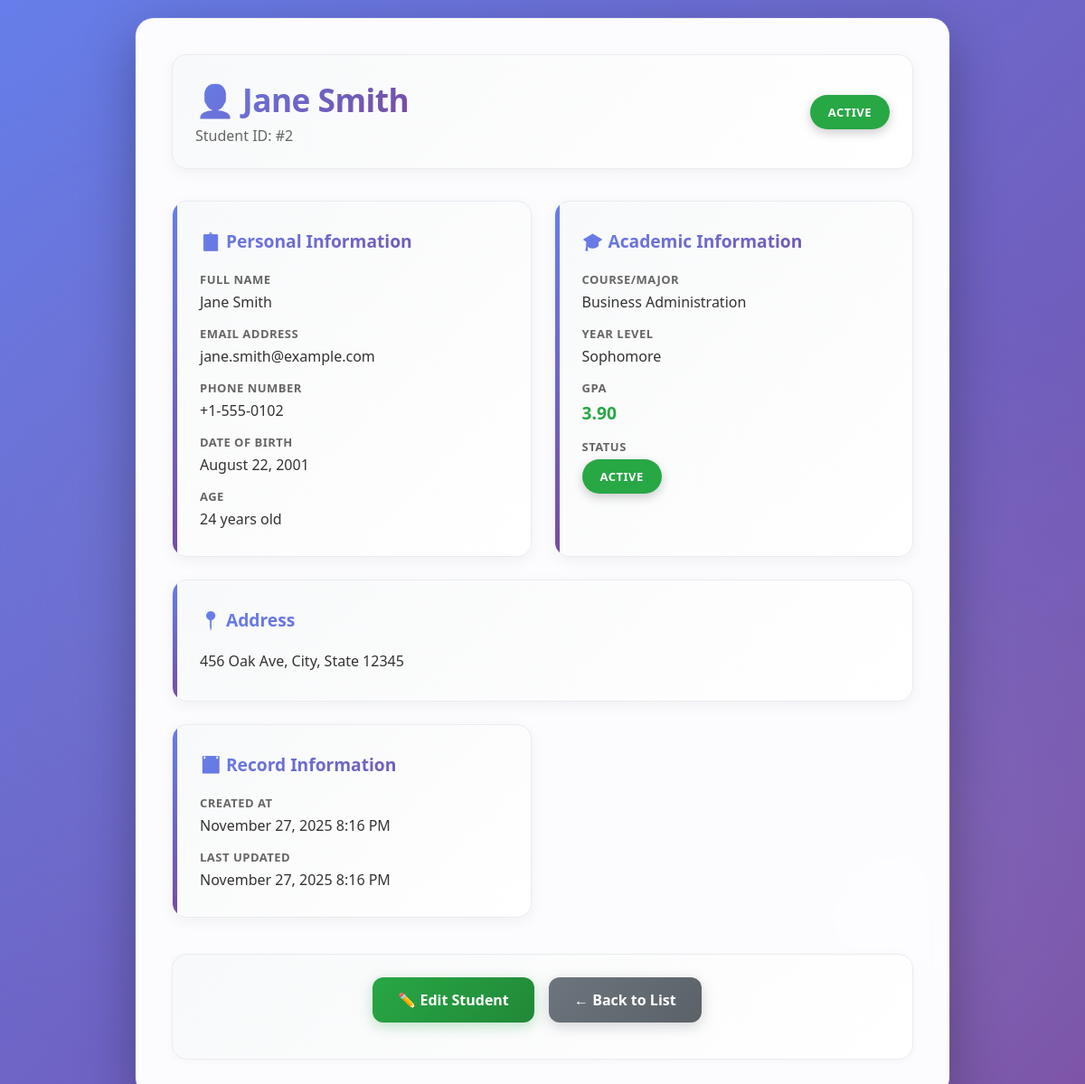
Screenshot of /view.php?id=2 with the database file from the repository.
### tables this page shows
CREATE TABLE IF NOT EXISTS students (
    id INT AUTO_INCREMENT PRIMARY KEY,
    name VARCHAR(100) NOT NULL,
    email VARCHAR(100) NOT NULL UNIQUE,
    phone VARCHAR(20),
    birthdate DATE,
    address TEXT,
    course VARCHAR(100),
    year_level ENUM('Freshman', 'Sophomore', 'Junior', 'Senior', 'Graduate') DEFAULT 'Freshman',
    gpa DECIMAL(3,2),
    status ENUM('Active', 'Inactive', 'Graduated', 'Suspended') DEFAULT 'Active',
    created_at TIMESTAMP DEFAULT CURRENT_TIMESTAMP,
    updated_at TIMESTAMP DEFAULT CURRENT_TIMESTAMP ON UPDATE CURRENT_TIMESTAMP
);

### view.php (the view, shortened to what this page needs)
<?php
$student_id = isset($_GET['id']) ? intval($_GET['id']) : 0;
$conn = getDBConnection();
$stmt = $conn->prepare("SELECT id, name, email, phone, birthdate, address, course, year_level, gpa, status, created_at, updated_at
                        FROM students WHERE id = ?");
$stmt->bind_param("i", $student_id);
$stmt->execute();
$result = $stmt->get_result();
$student = $result->fetch_assoc();
function calculateAge($birthdate) {
    $birth = new DateTime($birthdate);
    $today = new DateTime();
    return $today->diff($birth)->y;
}
function getStatusBadge($status) {
    $badges = [
        'Active' => 'badge-success',
        'Inactive' => 'badge-secondary',
        'Graduated' => 'badge-info',
        'Suspended' => 'badge-danger'
    ];
    return $badges[$status] ?? 'badge-secondary';
}
function getGPAColor($gpa) {
    if ($gpa >= 3.7) return 'gpa-excellent';
    return 'gpa-poor';
}
function formatDate($date) {
    return date('F j, Y', strtotime($date));
}
?>
<!DOCTYPE html>
<html lang="en">
<head>
</head>
<body>
    <div class="container">
        <div class="header">
            <div>
                <h1>👤 <?php echo htmlspecialchars($student['name']); ?></h1>
                <p style="color: #666; margin-top: 5px;">Student ID: #<?php echo $student['id']; ?></p>
            </div>
            <span class="badge <?php echo getStatusBadge($student['status']); ?>">
                <?php echo htmlspecialchars($student['status']); ?>
            </span>
        </div>
        <div class="info-grid">
            <div class="info-section">
                <h3>📋 Personal Information</h3>
                <div class="info-item">
                    <div class="info-label">Full Name</div>
                    <div class="info-value"><?php echo htmlspecialchars($student['name']); ?></div>
                </div>
                <div class="info-item">
                    <div class="info-label">Email Address</div>
                    <div class="info-value"><?php echo htmlspecialchars($student['email']); ?></div>
                </div>
                <div class="info-item">
                    <div class="info-label">Phone Number</div>
                    <div class="info-value <?php echo empty($student['phone']) ? 'empty' : ''; ?>">
                        <?php echo !empty($student['phone']) ? htmlspecialchars($student['phone']) : 'Not provided'; ?>
                    </div>
                </div>
                <div class="info-item">
                    <div class="info-label">Date of Birth</div>
                    <div class="info-value <?php echo empty($student['birthdate']) ? 'empty' : ''; ?>">
                        <?php echo formatDate($student['birthdate']); ?>
                    </div>
                </div>
                <div class="info-item">
                    <div class="info-label">Age</div>
                    <div class="info-value"><?php echo calculateAge($student['birthdate']); ?> years old</div>
                </div>
            </div>
            <div class="info-section">
                <h3>🎓 Academic Information</h3>
                <div class="info-item">
                    <div class="info-label">Course/Major</div>
                    <div class="info-value <?php echo empty($student['course']) ? 'empty' : ''; ?>">
                        <?php echo !empty($student['course']) ? htmlspecialchars($student['course']) : 'Not specified'; ?>
                    </div>
                </div>
                <div class="info-item">
                    <div class="info-label">Year Level</div>
                    <div class="info-value"><?php echo htmlspecialchars($student['year_level'] ?? 'Not specified'); ?></div>
                </div>
                <div class="info-item">
                    <div class="info-label">GPA</div>
                    <div class="info-value <?php echo $student['gpa'] ? getGPAColor($student['gpa']) : 'empty'; ?>">
                        <?php echo $student['gpa'] ? number_format($student['gpa'], 2) : 'Not provided'; ?>
                    </div>
                </div>
                <div class="info-item">
                    <div class="info-label">Status</div>
                    <div class="info-value">
                        <span class="badge <?php echo getStatusBadge($student['status']); ?>">
                            <?php echo htmlspecialchars($student['status']); ?>
                        </span>
                    </div>
                </div>
            </div>
            <div class="info-section full-width">
                <h3>📍 Address</h3>
                <div class="info-item">
                    <div class="info-value <?php echo empty($student['address']) ? 'empty' : ''; ?>" style="line-height: 1.6;">
                        <?php echo !empty($student['address']) ? nl2br(htmlspecialchars($student['address'])) : 'Not provided'; ?>
                    </div>
                </div>
            </div>
            <div class="info-section">
                <h3>📅 Record Information</h3>
                <div class="info-item">
                    <div class="info-label">Created At</div>
                    <div class="info-value"><?php echo date('F j, Y g:i A', strtotime($student['created_at'])); ?></div>
                </div>
                <div class="info-item">
                    <div class="info-label">Last Updated</div>
                    <div class="info-value"><?php echo date('F j, Y g:i A', strtotime($student['updated_at'])); ?></div>
                </div>
            </div>
        </div>
        <div class="actions">
            <a href="edit.php?id=<?php echo $student['id']; ?>" class="btn btn-edit">✏️ Edit Student</a>
            <a href="index.php" class="btn btn-secondary">← Back to List</a>
        </div>
    </div>
</body>
</html>

### view.php (style rules this page uses)
* { margin: 0; padding: 0; box-sizing: border-box; }
body { font-family: 'Segoe UI', Tahoma, Geneva, Verdana, sans-serif; background: linear-gradient(135deg, #667eea 0%, #764ba2 100%); background-attachment: fixed; padding: 20px; min-height: 100vh; position: relative; }
body::before { content: ''; position: fixed; top: 0; left: 0; width: 100%; height: 100%; background: radial-gradient(circle at 20% 50%, rgba(120, 119, 198, 0.3) 0%, transparent 50%), radial-gradient(circle at 80% 80%, rgba(255, 255, 255, 0.1) 0%, transparent 50%); pointer-events: none; z-index: 0; }
.container { max-width: 900px; margin: 0 auto; background: rgba(255, 255, 255, 0.98); backdrop-filter: blur(10px); border-radius: 20px; box-shadow: 0 20px 60px rgba(0,0,0,0.3), 0 0 0 1px rgba(255,255,255,0.1); padding: 40px; position: relative; z-index: 1; animation: fadeInUp 0.6s ease-out; }
.header { display: flex; justify-content: space-between; align-items: center; margin-bottom: 35px; padding: 25px; background: linear-gradient(135deg, #f8f9fa 0%, #ffffff 100%); border-radius: 16px; border: 1px solid #e9ecef; box-shadow: 0 4px 15px rgba(0,0,0,0.05); }
h1 { background: linear-gradient(135deg, #667eea 0%, #764ba2 100%); -webkit-background-clip: text; -webkit-text-fill-color: transparent; background-clip: text; font-size: 2.2em; margin: 0; font-weight: 700; letter-spacing: -0.5px; }
.badge { display: inline-block; padding: 10px 20px; border-radius: 25px; font-size: 13px; font-weight: 700; text-transform: uppercase; letter-spacing: 0.5px; box-shadow: 0 4px 12px rgba(0,0,0,0.2); transition: transform 0.2s; }
.badge-success { background-color: #28a745; color: white; }
.info-grid { display: grid; grid-template-columns: repeat(2, 1fr); gap: 25px; margin-bottom: 30px; }
.info-section { background: linear-gradient(135deg, #f8f9fa 0%, #ffffff 100%); padding: 30px; border-radius: 16px; border: 1px solid #e9ecef; box-shadow: 0 4px 15px rgba(0,0,0,0.05); transition: all 0.3s cubic-bezier(0.4, 0, 0.2, 1); position: relative; overflow: hidden; }
.info-section::before { content: ''; position: absolute; left: 0; top: 0; width: 5px; height: 100%; background: linear-gradient(135deg, #667eea 0%, #764ba2 100%); }
.info-section h3 { background: linear-gradient(135deg, #667eea 0%, #764ba2 100%); -webkit-background-clip: text; -webkit-text-fill-color: transparent; background-clip: text; margin-bottom: 20px; font-size: 1.2em; font-weight: 700; display: flex; align-items: center; gap: 10px; }
.info-item { margin-bottom: 15px; }
.info-item:last-child { margin-bottom: 0; }
.info-label { font-weight: 600; color: #666; font-size: 13px; text-transform: uppercase; letter-spacing: 0.5px; margin-bottom: 5px; }
.info-value { color: #333; font-size: 16px; word-wrap: break-word; }
.gpa-excellent { color: #28a745; font-weight: 600; font-size: 1.2em; }
.btn { display: inline-block; padding: 14px 28px; background: linear-gradient(135deg, #667eea 0%, #764ba2 100%); color: white; text-decoration: none; border-radius: 12px; font-size: 16px; font-weight: 600; transition: all 0.3s cubic-bezier(0.4, 0, 0.2, 1); margin-right: 12px; margin-bottom: 10px; border: none; cursor: pointer; box-shadow: 0 4px 15px rgba(102, 126, 234, 0.3); position: relative; overflow: hidden; }
.btn::before { content: ''; position: absolute; top: 50%; left: 50%; width: 0; height: 0; border-radius: 50%; background: rgba(255, 255, 255, 0.3); transform: translate(-50%, -50%); transition: width 0.6s, height 0.6s; }
.btn-edit { background: linear-gradient(135deg, #28a745 0%, #218838 100%); box-shadow: 0 4px 15px rgba(40, 167, 69, 0.3); }
.btn-secondary { background: linear-gradient(135deg, #6c757d 0%, #5a6268 100%); box-shadow: 0 4px 15px rgba(108, 117, 125, 0.3); }
.actions { margin-top: 40px; padding: 25px; background: linear-gradient(135deg, #f8f9fa 0%, #ffffff 100%); border-radius: 16px; border: 1px solid #e9ecef; box-shadow: 0 2px 10px rgba(0,0,0,0.03); text-align: center; }
.full-width { grid-column: 1 / -1; }

### rows the page displays
students: name "Jane Smith", id "2", status "ACTIVE", email "jane.smith@example.com", phone "+1-555-0102", birthdate "August 22, 2001", birthdate "24", course "Business Administration", year_level "Sophomore", gpa "3.90", address "456 Oak Ave, City, State 12345", created_at "November 27, 2025 8:16 PM", updated_at "November 27, 2025 8:16 PM"
